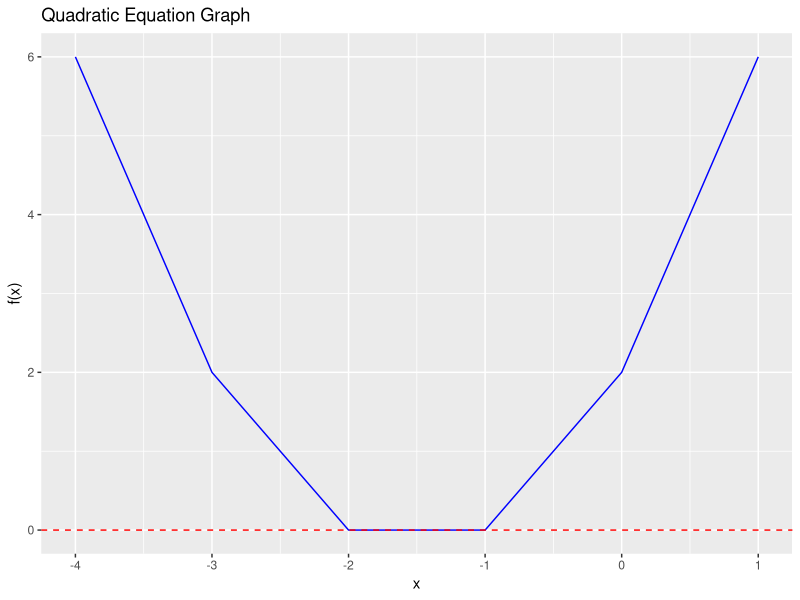

Here is the R script that generated this plot:
## ---- chunk 1
a=1
b=3
# c will be called k
k=2
## ---- chunk 2
#To determine if the quadratic equation have real solutions we use the discriminant. 
real_soln<-b^2-4*a*k

if (real_soln>=0){
  soln_1<-(-b+sqrt(real_soln)/2*a)
  soln_2<-(-b-sqrt(real_soln)/2*a)
  
  cat("Real Solutions: \n")
  cat("x =", soln_1, "\n")
  cat("x =", soln_2, "\n")
} else {
  cat("No real solutions. \n")
}
## ---- chunk 3
library (ggplot2)
x<-seq(-4,1) #values for x
y<-a*x^2+b*x+k #values for y

ggplot(
  #values
  data.frame(x,y), aes(x,y)) +
  #defining the color for the quadratic function
  geom_line(color = "blue") + 
  #an horizontal line in the origin
  geom_hline(yintercept = 0, linetype = "dashed", color = "red") + 
  #graph labeling
  labs(title = "Quadratic Equation Graph",
       x = "x",
       y = "f(x)")

